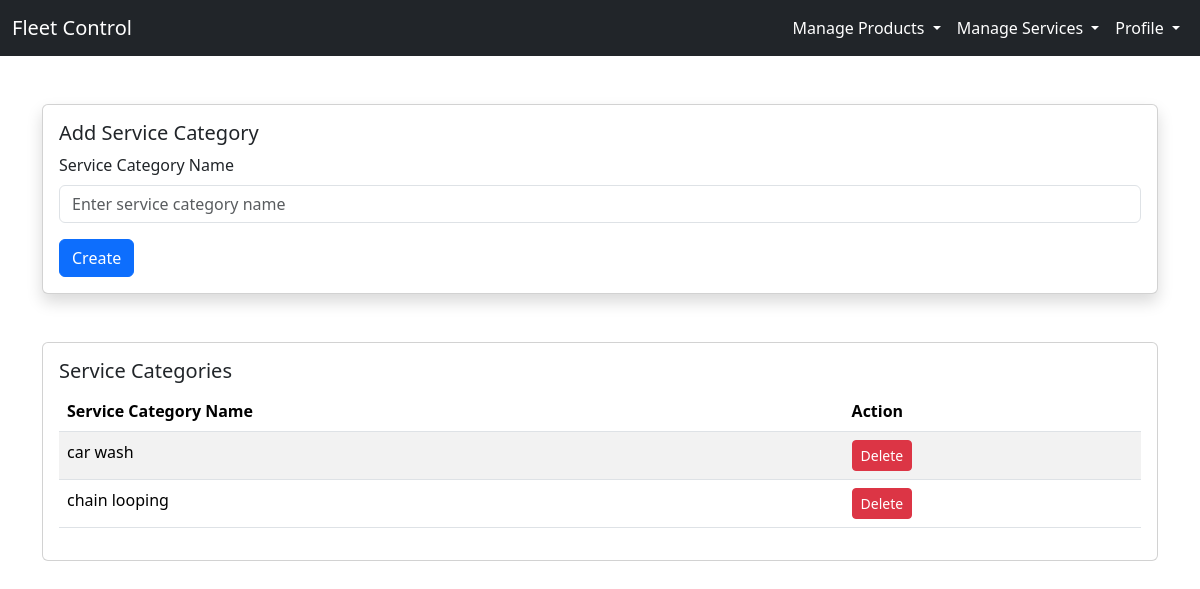
The page /manage_service_categories (signed in) on the database its author committed.
### service_app/models.py (models this page shows, shortened)
class Service_category(models.Model):
    category_name = models.CharField(max_length=100)
    user = models.ForeignKey(User, on_delete=models.CASCADE, blank=True, null=True)

### service_app/views.py (the view, shortened to what this page needs)
# urls.py: path('manage_service_categories', views.manage_service_categories, name='manage_service_categories'),
def manage_service_categories(request):
    categories = Service_category.objects.filter(user=request.user)
    return render(request, 'service_center/manage_service_categories.html', {'categories': categories})

### templates/service_center/manage_service_categories.html (shortened to what this page needs)
{% extends 'service_center/service_base.html' %}
{% load static %}
{% block content %}
<div class="container mt-5">
    <div class="card shadow">
        <div class="card-body">
            <h5 class="card-title">Add Service Category</h5>
            <form method="POST">
                <div class="mb-3">
                    <label for="categoryName" class="form-label">Service Category Name</label>
                    <input type="text" class="form-control" id="categoryName" name="category_name" placeholder="Enter service category name" required oninput="this.value = this.value.replace(/[^a-zA-Z\s]/g, '')">
                </div>
                <button type="submit" class="btn btn-primary">Create</button>
                <br>
            </form>
        </div>
    </div>
    <div class="card mt-5">
        <div class="card-body">
            <h5 class="card-title">Service Categories</h5>
            <table class="table table-striped table-hover">
                <thead>
                    <tr>
                        <th>Service Category Name</th>
                        <th>Action</th>
                    </tr>
                </thead>
                <tbody>
                    {% for category in categories %}
                    <tr>
                        <td>{{ category.category_name }}</td>
                        <td>
                            <form method="POST" action="{% url 'delete_service_category' category.pk %}" class="d-inline">
                                <button type="submit" class="btn btn-danger btn-sm">Delete</button>
                            </form>
                        </td>
                    </tr>
                    {% empty %}
                    <tr>
                        <td colspan="2" class="text-center">No categories found</td>
                    </tr>
                    {% endfor %}
                </tbody>
            </table>
        </div>
    </div>
</div>
{% endblock %}

### rows shown on the page
Service_category: category_name "car wash"
Service_category: category_name "chain looping"
